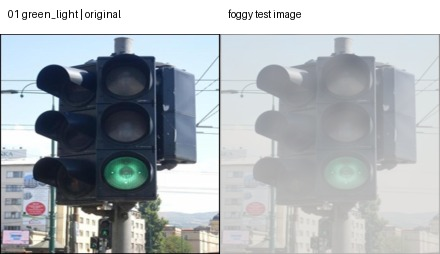
#> input picture data/foggy_test/comparison/01_green_light_lampu-hijau-18-_jpg.rf.d14559eeed31681bc788042f7248cf3a.jpg, 440 x 254 px, found by its file name
$ python test_dehaze.py --input ../data/foggy_test/comparison/01_green_light_lampu-hijau-18-_jpg.rf.d14559eeed31681bc788042f7248cf3a.jpg   (older library calls are emulated)
#> lines starting #> are read from the running program, lines starting #| are printed output that depends on the picture
### src/dehaze_dcp.py
"""Dark Channel Prior dehazing utilities.

This module implements the classical DCP pipeline:

1. dark channel estimation
2. atmospheric light estimation
3. transmission estimation
4. guided filtering refinement
5. scene radiance recovery

All public functions operate on NumPy arrays and do not depend on Streamlit, so
they can be reused by scripts, tests, and the web app.
"""

from __future__ import annotations

from pathlib import Path
from typing import Any

import cv2
import numpy as np


def _validate_float_image(image_float: np.ndarray, name: str = "image_float") -> None:
    """Validate a normalized three-channel floating-point image."""
    if image_float is None:
        raise ValueError(f"{name} must not be None.")
    if not isinstance(image_float, np.ndarray):
        raise ValueError(f"{name} must be a NumPy array.")
    if image_float.ndim != 3 or image_float.shape[2] != 3:
        raise ValueError(f"{name} must have shape (H, W, 3).")
    if image_float.size == 0:
        raise ValueError(f"{name} must not be empty.")


def _validate_window_size(window_size: int) -> int:
    """Validate and normalize the local filter window size."""
    if window_size <= 0:
        raise ValueError("window_size must be a positive integer.")
    if window_size % 2 == 0:
        window_size += 1
    return window_size


def _to_uint8_image(image_float: np.ndarray) -> np.ndarray:
    """Convert a normalized float image to uint8 in the 0-255 range."""
    return np.clip(image_float * 255.0, 0, 255).astype(np.uint8)


def dark_channel(image_float: np.ndarray, window_size: int = 15) -> np.ndarray:
    """Compute the dark channel of a normalized RGB or BGR image.

    The dark channel is obtained by first taking the minimum over the three
    color channels at each pixel, then applying a local minimum filter using
    ``cv2.erode``.

    Args:
        image_float: Input image with shape ``(H, W, 3)`` and values in ``0-1``.
        window_size: Size of the square local minimum filter window.

    Returns:
        A ``float32`` single-channel image with values clipped to ``0-1``.

    Raises:
        ValueError: If the input image or window size is invalid.
    """
    _validate_float_image(image_float)
    window_size = _validate_window_size(window_size)

    min_channel = np.min(image_float.astype(np.float32), axis=2)
    kernel = cv2.getStructuringElement(cv2.MORPH_RECT, (window_size, window_size))
    dark = cv2.erode(min_channel, kernel)
    return np.clip(dark, 0.0, 1.0).astype(np.float32)


def estimate_atmospheric_light(
    image_float: np.ndarray,
    dark: np.ndarray,
    top_ratio: float = 0.001,
) -> np.ndarray:
    """Estimate atmospheric light from the brightest dark-channel pixels.

    Among the pixels with the largest dark-channel values, the pixel whose
    original three-channel intensity sum is largest is selected as atmospheric
    light ``A``.

    Args:
        image_float: Input image with shape ``(H, W, 3)`` and values in ``0-1``.
        dark: Dark channel image with shape ``(H, W)``.
        top_ratio: Ratio of highest dark-channel pixels used as candidates.

    Returns:
        Atmospheric light as a ``float32`` array with shape ``(3,)``.

    Raises:
        ValueError: If inputs are invalid.
    """
    _validate_float_image(image_float)
    if dark is None or not isinstance(dark, np.ndarray):
        raise ValueError("dark must be a NumPy array.")
    if dark.shape != image_float.shape[:2]:
        raise ValueError("dark must have shape (H, W), matching image_float.")
    if not 0 < top_ratio <= 1:
        raise ValueError("top_ratio must be in the range (0, 1].")

    flat_dark = dark.reshape(-1)
    flat_image = image_float.reshape(-1, 3)
    pixel_count = flat_dark.size
    candidate_count = max(1, int(pixel_count * top_ratio))

    candidate_indices = np.argpartition(flat_dark, -candidate_count)[-candidate_count:]
    candidate_pixels = flat_image[candidate_indices]
    brightness = np.sum(candidate_pixels, axis=1)
    best_index = candidate_indices[int(np.argmax(brightness))]

    return np.clip(flat_image[best_index], 0.0, 1.0).astype(np.float32)


def estimate_transmission(
    image_float: np.ndarray,
    atmospheric_light: np.ndarray,
    omega: float = 0.95,
    window_size: int = 15,
) -> np.ndarray:
    """Estimate the coarse transmission map using the DCP formula.

    The formula is ``t(x) = 1 - omega * dark_channel(I / A)``.

    Args:
        image_float: Input image with shape ``(H, W, 3)`` and values in ``0-1``.
        atmospheric_light: Atmospheric light array with shape ``(3,)``.
        omega: Haze removal strength. Commonly set to ``0.95``.
        window_size: Local dark channel window size.

    Returns:
        A ``float32`` transmission map with values clipped to ``0-1``.

    Raises:
        ValueError: If inputs are invalid.
    """
    _validate_float_image(image_float)
    if atmospheric_light is None or np.asarray(atmospheric_light).shape != (3,):
        raise ValueError("atmospheric_light must have shape (3,).")
    if not 0 <= omega <= 1:
        raise ValueError("omega must be in the range [0, 1].")

    safe_atmospheric_light = np.asarray(atmospheric_light, dtype=np.float32) + 1e-6
    normalized = image_float.astype(np.float32) / safe_atmospheric_light.reshape(1, 1, 3)
    raw_transmission = 1.0 - omega * dark_channel(normalized, window_size)
    return np.clip(raw_transmission, 0.0, 1.0).astype(np.float32)


def guided_filter(
    guide: np.ndarray,
    src: np.ndarray,
    radius: int = 40,
    eps: float = 1e-3,
) -> np.ndarray:
    """Refine a single-channel image with guided filtering.

    Args:
        guide: Grayscale guide image with values in ``0-1``.
        src: Source image to filter, usually the coarse transmission map.
        radius: Radius of the square box filter window.
        eps: Regularization term used to stabilize local linear coefficients.

    Returns:
        The refined source image as ``float32``, clipped to ``0-1``.

    Raises:
        ValueError: If inputs are invalid.
    """
    if guide is None or src is None:
        raise ValueError("guide and src must not be None.")
    if not isinstance(guide, np.ndarray) or not isinstance(src, np.ndarray):
        raise ValueError("guide and src must be NumPy arrays.")
    if guide.ndim != 2 or src.ndim != 2:
        raise ValueError("guide and src must be single-channel images.")
    if guide.shape != src.shape:
        raise ValueError("guide and src must have the same shape.")
    if radius <= 0:
        raise ValueError("radius must be a positive integer.")
    if eps <= 0:
        raise ValueError("eps must be positive.")

    guide_float = guide.astype(np.float32)
    src_float = src.astype(np.float32)
    kernel_size = (radius * 2 + 1, radius * 2 + 1)

    mean_guide = cv2.boxFilter(guide_float, cv2.CV_32F, kernel_size, normalize=True)
    mean_src = cv2.boxFilter(src_float, cv2.CV_32F, kernel_size, normalize=True)
    mean_guide_src = cv2.boxFilter(
        guide_float * src_float,
        cv2.CV_32F,
        kernel_size,
        normalize=True,
    )
    cov_guide_src = mean_guide_src - mean_guide * mean_src

    mean_guide_sq = cv2.boxFilter(
        guide_float * guide_float,
        cv2.CV_32F,
        kernel_size,
        normalize=True,
    )
    var_guide = mean_guide_sq - mean_guide * mean_guide

    a = cov_guide_src / (var_guide + eps)
    b = mean_src - a * mean_guide

    mean_a = cv2.boxFilter(a, cv2.CV_32F, kernel_size, normalize=True)
    mean_b = cv2.boxFilter(b, cv2.CV_32F, kernel_size, normalize=True)
    refined = mean_a * guide_float + mean_b

    return np.clip(refined, 0.0, 1.0).astype(np.float32)


def recover_scene_radiance(
    image_float: np.ndarray,
    atmospheric_light: np.ndarray,
    transmission: np.ndarray,
    t0: float = 0.1,
) -> np.ndarray:
    """Recover the haze-free scene radiance.

    The recovery formula is ``J(x) = (I(x) - A) / max(t(x), t0) + A``.

    Args:
        image_float: Input image with shape ``(H, W, 3)`` and values in ``0-1``.
        atmospheric_light: Atmospheric light array with shape ``(3,)``.
        transmission: Transmission map with shape ``(H, W)``.
        t0: Lower bound for transmission to avoid excessive amplification.

    Returns:
        Recovered image as ``float32`` with values clipped to ``0-1``.

    Raises:
        ValueError: If inputs are invalid.
    """
    _validate_float_image(image_float)
    if atmospheric_light is None or np.asarray(atmospheric_light).shape != (3,):
        raise ValueError("atmospheric_light must have shape (3,).")
    if transmission is None or transmission.shape != image_float.shape[:2]:
        raise ValueError("transmission must have shape (H, W), matching image_float.")
    if not 0 < t0 <= 1:
        raise ValueError("t0 must be in the range (0, 1].")

    atmospheric = np.asarray(atmospheric_light, dtype=np.float32).reshape(1, 1, 3)
    safe_transmission = np.maximum(transmission.astype(np.float32), t0)
    recovered = (image_float.astype(np.float32) - atmospheric) / safe_transmission[..., None]
    recovered = recovered + atmospheric
    return np.clip(recovered, 0.0, 1.0).astype(np.float32)


def dehaze_dcp_bgr(
    bgr: np.ndarray,
    window_size: int = 15,
    omega: float = 0.95,
    t0: float = 0.1,
    guided_radius: int = 40,
    guided_eps: float = 1e-3,
) -> tuple[np.ndarray, np.ndarray, np.ndarray, dict[str, Any]]:
    """Dehaze a BGR image using Dark Channel Prior.

    Args:
        bgr: OpenCV-style BGR image with dtype ``uint8`` and values in ``0-255``.
        window_size: Local window size for dark channel and transmission.
        omega: Haze removal strength used in transmission estimation.
        t0: Minimum transmission used during radiance recovery.
        guided_radius: Radius for guided filtering.
        guided_eps: Regularization parameter for guided filtering.

    Returns:
        A tuple ``(dehazed_bgr, dark_channel_img, transmission_img, debug_info)``:
        ``dehazed_bgr`` is a uint8 BGR image, while ``dark_channel_img`` and
        ``transmission_img`` are uint8 single-channel images.

    Raises:
        ValueError: If the input image or parameters are invalid.
    """
    if bgr is None:
        raise ValueError("bgr must not be None.")
    if not isinstance(bgr, np.ndarray):
        raise ValueError("bgr must be a NumPy array.")
    if bgr.size == 0:
        raise ValueError("bgr must not be empty.")
    if bgr.ndim != 3 or bgr.shape[2] != 3:
        raise ValueError("bgr must have shape (H, W, 3).")

    window_size = _validate_window_size(window_size)
    if not 0 <= omega <= 1:
        raise ValueError("omega must be in the range [0, 1].")
    if not 0 < t0 <= 1:
        raise ValueError("t0 must be in the range (0, 1].")
    if guided_radius <= 0:
        raise ValueError("guided_radius must be a positive integer.")
    if guided_eps <= 0:
        raise ValueError("guided_eps must be positive.")

    image_float = bgr.astype(np.float32) / 255.0
    dark = dark_channel(image_float, window_size=window_size)
    atmospheric_light = estimate_atmospheric_light(image_float, dark)
    transmission = estimate_transmission(
        image_float,
        atmospheric_light,
        omega=omega,
        window_size=window_size,
    )

    guide_gray = cv2.cvtColor(bgr, cv2.COLOR_BGR2GRAY).astype(np.float32) / 255.0
    refined_transmission = guided_filter(
        guide_gray,
        transmission,
        radius=guided_radius,
        eps=guided_eps,
    )

    dehazed_float = recover_scene_radiance(
        image_float,
        atmospheric_light,
        refined_transmission,
        t0=t0,
    )

    dehazed_bgr = _to_uint8_image(dehazed_float)
    dark_channel_img = _to_uint8_image(dark)
    transmission_img = _to_uint8_image(refined_transmission)
    debug_info: dict[str, Any] = {
        "atmospheric_light": atmospheric_light.tolist(),
        "omega": omega,
        "t0": t0,
        "window_size": window_size,
        "guided_radius": guided_radius,
        "guided_eps": guided_eps,
        "image_shape": tuple(bgr.shape),
    }

    return dehazed_bgr, dark_channel_img, transmission_img, debug_info


# [34 lines left out: functions estimate_dark_channel, dehaze_image, not called in this run]


# [15 lines that do not run on import are left out]

### src/utils.py
"""Shared utility functions for paths, image I/O, and color conversion."""

from __future__ import annotations

from datetime import datetime
from pathlib import Path

import cv2
import numpy as np
from PIL import Image


def _validate_image(image: np.ndarray, name: str = "image") -> None:
    """Validate a non-empty NumPy image."""
    if image is None:
        raise ValueError(f"{name} must not be None.")
    if not isinstance(image, np.ndarray):
        raise ValueError(f"{name} must be a NumPy array.")
    if image.size == 0:
        raise ValueError(f"{name} must not be empty.")


# [5 lines left out: function _validate_bgr_image, not called in this run]


def ensure_dir(path: str | Path) -> Path:
    """Create a directory if it does not already exist.

    Args:
        path: Directory path as a string or ``Path``.

    Returns:
        The created directory path as a ``Path`` object.
    """
    dir_path = Path(path)
    dir_path.mkdir(parents=True, exist_ok=True)
    return dir_path


# [56 lines left out: functions pil_to_bgr, bgr_to_rgb, read_image_bgr, not called in this run]


def save_image(path: str | Path, bgr: np.ndarray) -> Path:
    """Save a BGR or single-channel image to disk.

    Args:
        path: Output image path.
        bgr: OpenCV-style BGR image or a single-channel grayscale image.

    Returns:
        The output path as a ``Path`` object.

    Raises:
        ValueError: If ``bgr`` is empty or has an unsupported shape.
        IOError: If OpenCV fails to write the image.
    """
    _validate_image(bgr, "bgr")
    if bgr.ndim == 3 and bgr.shape[2] == 3:
        image = bgr
    elif bgr.ndim == 2:
        image = bgr
    else:
        raise ValueError("bgr must have shape (H, W) or (H, W, 3).")

    output_path = Path(path)
    ensure_dir(output_path.parent)
    success = cv2.imwrite(str(output_path), image)
    if not success:
        raise OSError(f"Failed to save image: {output_path}")
    return output_path


# [56 lines left out: functions make_side_by_side, timestamp_name, get_project_root, not called in this run]


def ensure_directory(path: str | Path) -> Path:
    """Compatibility wrapper for ``ensure_dir``."""
    return ensure_dir(path)


# [56 lines left out: functions pil_to_numpy, _resize_to_height, _draw_title, not called in this run]

### scripts/test_dehaze.py
"""Command-line test tool for the DCP dehazing module."""

from __future__ import annotations

import argparse
import sys
from pathlib import Path

import cv2


PROJECT_ROOT = Path(__file__).resolve().parents[1]
sys.path.insert(0, str(PROJECT_ROOT))

from src.dehaze_dcp import dehaze_dcp_bgr
from src.utils import ensure_dir, save_image


def parse_args() -> argparse.Namespace:
    """Parse command-line arguments."""
    parser = argparse.ArgumentParser(description="Test DCP dehazing on one image.")
    parser.add_argument(
        "--input",
        required=True,
        help="Input foggy image path, for example data/samples/test.jpg.",
    )
    parser.add_argument(
        "--output",
        default=str(Path("data") / "output"),
        help="Output directory. Default: data/output.",
    )
    parser.add_argument(
        "--window-size",
        type=int,
        default=15,
        help="DCP dark channel window size. Default: 15.",
    )
    parser.add_argument(
        "--omega",
        type=float,
        default=0.95,
        help="DCP haze removal strength. Default: 0.95.",
    )
    parser.add_argument(
        "--t0",
        type=float,
        default=0.1,
        help="Minimum transmission threshold. Default: 0.1.",
    )
    parser.add_argument(
        "--guided-radius",
        type=int,
        default=40,
        help="Guided filter radius. Default: 40.",
    )
    return parser.parse_args()


def resolve_project_path(path_text: str) -> Path:
    """Resolve a path relative to the project root when needed."""
    path = Path(path_text)
    if not path.is_absolute():
        path = PROJECT_ROOT / path
    return path


def main() -> int:
    """Run DCP dehazing and save result images."""
    args = parse_args()
    input_path = resolve_project_path(args.input)
    output_dir = ensure_dir(resolve_project_path(args.output))

    if not input_path.exists():
        print(f"Error: input image does not exist: {input_path}", file=sys.stderr)
        return 1

    bgr = cv2.imread(str(input_path))
#> bgr is the input picture: shape (254, 440, 3); mean B, G, R 182.5, 178.2, 172.3
    if bgr is None:
        print(f"Error: failed to read input image: {input_path}", file=sys.stderr)
        return 1

    try:
        dehazed_bgr, dark_channel_img, transmission_img, debug_info = dehaze_dcp_bgr(
            bgr,
            window_size=args.window_size,
            omega=args.omega,
            t0=args.t0,
            guided_radius=args.guided_radius,
        )
#> in dark_channel, `dark = cv2.erode(min_channel, kernel)`:
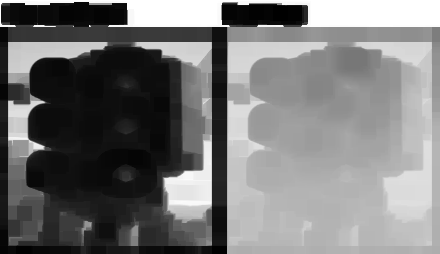
#> dark: shape (254, 440) float32; min 0, max 1, mean 0.467
#> in estimate_atmospheric_light, `candidate_indices = np.argpartition(flat_dark, -candidate_count)[-cand..`: candidate_indices = 111 values, max 6765 at index 8, min 0 at index 110, mean 6396.4
#> in estimate_atmospheric_light, `candidate_pixels = flat_image[candidate_indices]`: candidate_pixels = 111 rows, first 8: [1, 1, 1], [1, 1, 1], [1, 1, 1], [1, 1, 1], [1, 1, 1], [1, 1, 1], [1, 1, 1], [1, 1, 1]
#> in estimate_atmospheric_light, `brightness = np.sum(candidate_pixels, axis=1)`: brightness = 111 values from 3 to 3
#> in estimate_atmospheric_light, `best_index = candidate_indices[int(np.argmax(brightness))]`: best_index = 6600
#> in dehaze_dcp_bgr, `atmospheric_light = estimate_atmospheric_light(image_float, dark)`: atmospheric_light = [1, 1, 1]
#> in guided_filter, `mean_a = cv2.boxFilter(a, cv2.CV_32F, kernel_size, normalize=True)`:
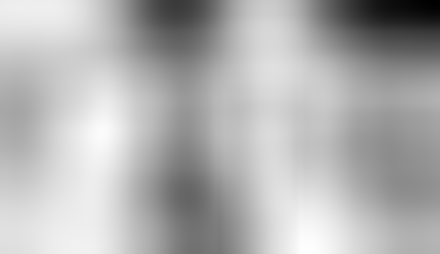
#> mean_a: shape (254, 440) float32; min -1.1, max -0.127, mean -0.424; drawn with min black and max white
#> in guided_filter, `mean_b = cv2.boxFilter(b, cv2.CV_32F, kernel_size, normalize=True)`:
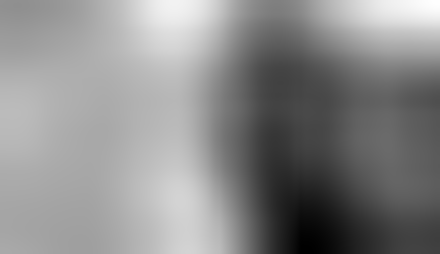
#> mean_b: shape (254, 440) float32; min 0.423, max 1.25, mean 0.871; drawn with min black and max white
#> in guided_filter, `refined = mean_a * guide_float + mean_b`:
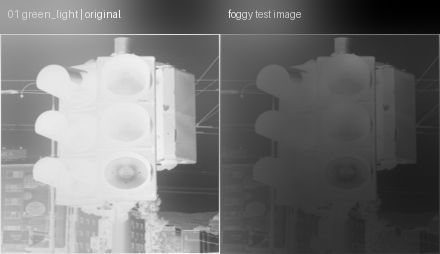
#> refined: shape (254, 440) float32; min 0.145, max 1.04, mean 0.557; drawn with min black and max white
#> in guided_filter, `return np.clip(refined, 0.0, 1.0).astype(np.float32)`:
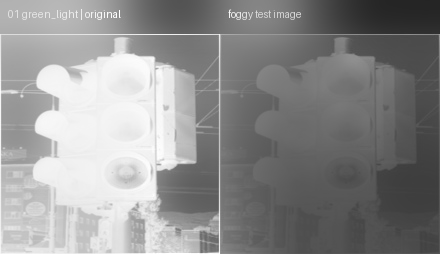
#> returned value: shape (254, 440) float32; min 0.145, max 1, mean 0.557
#> in recover_scene_radiance, `atmospheric = np.asarray(atmospheric_light, dtype=np.float32).reshape(..`: atmospheric = [[1, 1, 1]]
#> in recover_scene_radiance, `recovered = (image_float.astype(np.float32) - atmospheric) / safe_tran..`:
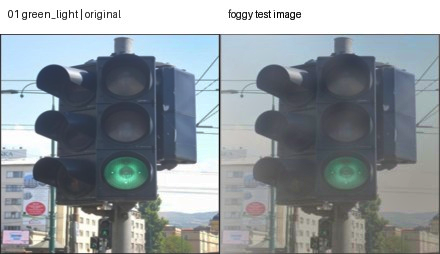
#> recovered: shape (254, 440, 3) float32; mean B, G, R -0.464, -0.488, -0.526; drawn with min black and max white
#> in recover_scene_radiance, `return np.clip(recovered, 0.0, 1.0).astype(np.float32)`:
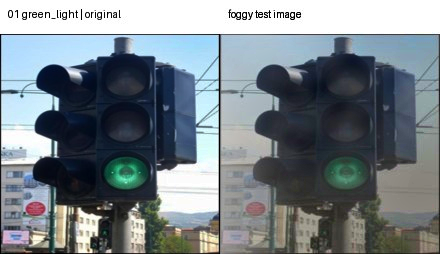
#> returned value: shape (254, 440, 3) float32; mean of channels 0, 1, 2 0.536, 0.512, 0.474; drawn as B, G, R
#> in dehaze_dcp_bgr, `debug_info: dict[str, Any] = { "atmospheric_light": atmospheric_light...`: debug_info = {'atmospheric_light': [1, 1, 1], 'omega': 0.95, 't0': 0.1, 'window_size': 15, 'guided_radius': 40, 'guided_eps': 0.001, 'image_shape': (254, 440, 3)}
    except ValueError as exc:
        print(f"Error: {exc}", file=sys.stderr)
        return 1

    dehazed_path = save_image(output_dir / "dehazed.jpg", dehazed_bgr)
    dark_path = save_image(output_dir / "dark_channel.jpg", dark_channel_img)
    transmission_path = save_image(output_dir / "transmission.jpg", transmission_img)

    print(f"Atmospheric light: {debug_info['atmospheric_light']}")
#| Atmospheric light: [1.0, 1.0, 1.0]
    print(f"Dehazed image: {dehazed_path}")
#| Dehazed image: data/output/dehazed.jpg
    print(f"Dark channel: {dark_path}")
#| Dark channel: data/output/dark_channel.jpg
    print(f"Transmission map: {transmission_path}")
#| Transmission map: data/output/transmission.jpg
    return 0


if __name__ == "__main__":
    raise SystemExit(main())
#> (the program exits here)

$ run again, on data/foggy_test/comparison/03_yellow_light_lampu-kuning-13-_jpg.rf.a67c9626e0a7357fe14ebc96b9e1604e.jpg
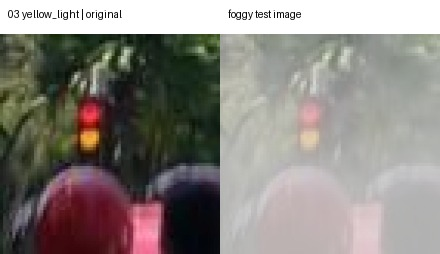
#> input picture data/foggy_test/comparison/03_yellow_light_lampu-kuning-13-_jpg.rf.a67c9626e0a7357fe14ebc96b9e1604e.jpg, 440 x 254 px, found by its file name
#> in main, bgr is the input picture: shape (254, 440, 3); mean B, G, R 128, 132.9, 138.3
#> in dark_channel, `dark = cv2.erode(min_channel, kernel)`:
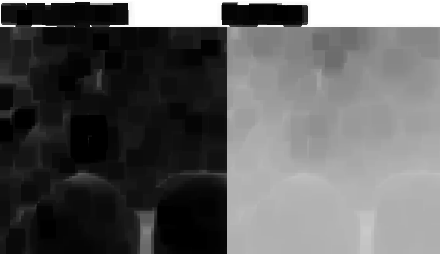
#> dark: shape (254, 440) float32; min 0, max 1, mean 0.369
#> candidate_indices = 111 values, max 6314 at index 1, min 0 at index 110, mean 5909.7
#> candidate_pixels = 111 rows, first 8: [1, 1, 1], [1, 1, 1], [1, 1, 1], [1, 1, 1], [1, 1, 1], [1, 1, 1], [1, 1, 1], [1, 1, 1]
#> brightness = 111 values from 3 to 3
#> best_index = 6074
#> atmospheric_light = [1, 1, 1]
#> atmospheric = [[1, 1, 1]]
#> in recover_scene_radiance, `return np.clip(recovered, 0.0, 1.0).astype(np.float32)`:
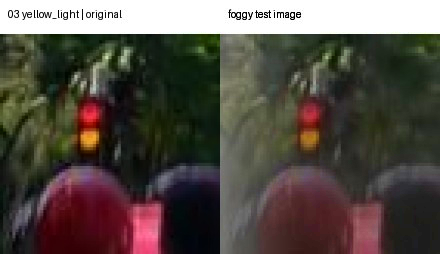
#> returned value: shape (254, 440, 3) float32; mean of channels 0, 1, 2 0.28, 0.308, 0.339; drawn as B, G, R
#> in dehaze_dcp_bgr, `debug_info: dict[str, Any] = { "atmospheric_light": atmospheric_light...`: debug_info = {'atmospheric_light': [1, 1, 1], 'omega': 0.95, 't0': 0.1, 'window_size': 15, 'guided_radius': 40, 'guided_eps': 0.001, 'image_shape': (254, 440, 3)}
#| Atmospheric light: [1.0, 1.0, 1.0]
#| Dehazed image: data/output/dehazed.jpg
#| Dark channel: data/output/dark_channel.jpg
#| Transmission map: data/output/transmission.jpg
